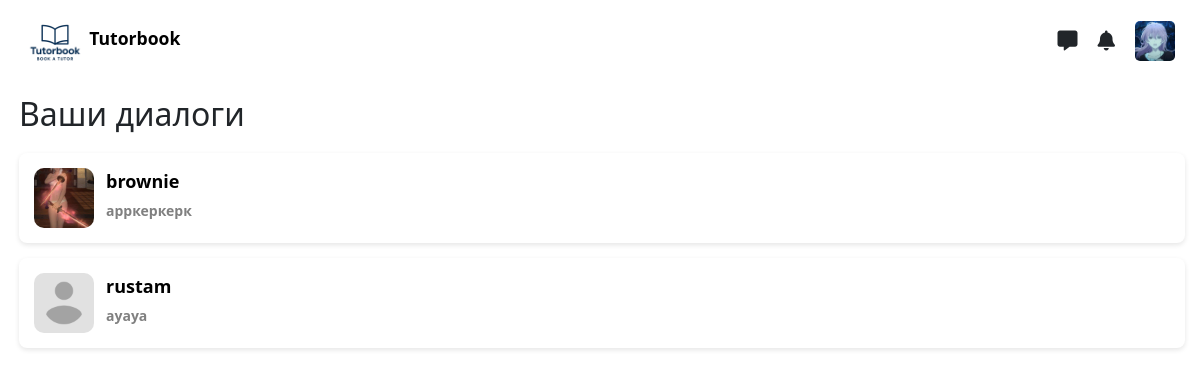
The page /chat/dialogs/ (signed in) on the database its author committed.
### student/models.py (models this page shows, shortened)
class Student(models.Model):
    user = models.OneToOneField(settings.AUTH_USER_MODEL, on_delete=models.CASCADE)
    avatar = models.ImageField(upload_to='static/images/avatars', default='static/images/avatar_threshold.png')

### chat/models.py (models this page shows)
class ChatRoom(models.Model):
    student = models.ForeignKey(Student, on_delete=models.CASCADE)
    teacher = models.ForeignKey(Teacher, on_delete=models.CASCADE)
    created_at = models.DateTimeField(auto_now_add=True)

class Message(models.Model):
    chatroom = models.ForeignKey(ChatRoom, on_delete=models.CASCADE,related_name='messages' )
    sender = models.ForeignKey(CustomUser, on_delete=models.CASCADE)
    text = models.TextField()
    timestamp = models.DateTimeField(auto_now_add=True)

### teacher/models.py (models this page shows, shortened)
class Teacher(models.Model):
    user = models.OneToOneField(settings.AUTH_USER_MODEL, on_delete=models.CASCADE)
    bio = models.TextField()
    subject = models.ManyToManyField(Subject)
    price_per_hous = models.IntegerField()
    work_experience = models.IntegerField()
    avatar = models.ImageField(upload_to='avatars', default='avatar_threshold.png')
    education = models.CharField(max_length=255, verbose_name="Образование", blank=True)
    video_intro = models.URLField(blank=True, null=True)
    languages = models.CharField(max_length=255, blank=True, verbose_name="Языки преподавания")
    rating = models.FloatField(default=0.0, null=True, blank=True)
    review_count = models.PositiveIntegerField(default=0, null=True, blank=True)
    country_of_birth = CountryField(verbose_name="Страна рождения", blank=True, null=True)

### user/models.py (models this page shows, shortened)
class CustomUser(AbstractUser):
    STUDENT = 'student'
    TEACHER = 'teacher'
    ROLE_CHOICES = [
        (STUDENT, 'Студент'),
        (TEACHER, 'Учитель'),
    ]
    role = models.CharField(max_length=10, choices=ROLE_CHOICES, default=STUDENT)
    phone_number = models.CharField(max_length=20, unique=True, null=True, blank=True)

### chat/views.py (the view)
# urls.py: path('dialogs/', views.dialog_list, name='dialogs'),
def dialog_list(request):
    if not request.user.is_authenticated:
        return redirect('teacher-login')
    student = get_object_or_404(Student, user=request.user)
    chatrooms = ChatRoom.objects.filter(student=student)
    chatrooms = chatrooms.annotate(
        last_message_time=Max('messages__timestamp')
    ).order_by('-last_message_time')
    context = {'chatrooms' : chatrooms}
    return render(request, 'chat/dialogs.html', context)

### chat/context_processors.py (called while the page is built)
def dialogs_processor(request):
    if not request.user.is_authenticated:
        return {}
    dialogs = []
    try:
        student = Student.objects.get(user=request.user)
        dialogs = ChatRoom.objects.filter(student=student).order_by('-id')
    except Student.DoesNotExist:
        try:
            teacher = Teacher.objects.get(user=request.user)
            dialogs = ChatRoom.objects.filter(teacher=teacher).order_by('-id')
        except Teacher.DoesNotExist:
            dialogs = []
    return {'navbar_dialogs': dialogs}

### student/context_processors.py (called while the page is built)
def user_profile_context(request):
    student_profile = None
    teacher_profile = None
    if request.user.is_authenticated:
        try:
            student_profile = Student.objects.get(user=request.user)
        except Student.DoesNotExist:
            pass
        try:
            teacher_profile = Teacher.objects.get(user=request.user)
        except Teacher.DoesNotExist:
            pass
    return {
        'student_profile': student_profile,
        'teacher_profile': teacher_profile,
    }

### chat/templates/chat/dialogs.html
{% extends "base.html" %}
{% load static %}
{% block content %}
<h2>Ваши диалоги</h2>
<div class="dialogs-list">
    {% for room in chatrooms %}
        <a href="{% url 'chat_room' room.id %}" class="dialog-card">
            <div class="dialog-info">
                <div class='dialog-avatar'>
                    <img src="{% static room.teacher.avatar.url %}" alt="">
                </div>
                <div class="dialog-username">
                    {{ room.teacher.user.username }}
                    {% with last_message=room.messages.last %}
                    {% if last_message %}
                        <div class="dialog-last-message">
                            {{ last_message.text|truncatechars:50 }}
                        </div>
                    {% else %}
                        <div class="dialog-last-message">
                            Нет сообщений
                        </div>
                    {% endif %}
                    {% endwith %}
                </div>
            </div>
        </a>
    {% empty %}
        <p>У вас пока нет диалогов.</p>
    {% endfor %}
</div>
<link rel="stylesheet" href="{% static 'style/сhat/dialogs.css' %}">
{% endblock content %}

### templates/base.html (shortened to what this page needs)
<!DOCTYPE html>
{% load static %}
<html lang="en">
<head>
    <link rel="stylesheet" href="{% static 'style/base.css' %}">
    <link rel="stylesheet" href="https://cdn.jsdelivr.net/npm/nouislider@15.7.0/dist/nouislider.min.css">
    <link href="https://cdn.jsdelivr.net/npm/bootstrap@5.0.2/dist/css/bootstrap.min.css" rel="stylesheet">
    <link rel="stylesheet" href="https://cdnjs.cloudflare.com/ajax/libs/font-awesome/6.5.0/css/all.min.css"/>
</head>
<body>
<div class="parent">
    <div class="header">
        <a href="{% url 'teachers-list' %}" class="logo_url">
            <img src="{% static 'images/logo/logo2.png' %}" alt="" class="logo_image">
            <span class='logo_name'>Tutorbook</span>
        </a>
        <div class='icons'>
            <i class="fa-solid fa-message" onclick='toggleMenuMess()'></i>
            <i class="fa-solid fa-bell" onclick='toggleMenuNot()'></i>
            {% if student_profile and student_profile.avatar %}
            <img src="{% static student_profile.avatar.url %}" alt="Student Avatar" class="navbar-avatar" onclick='toggleMenu()' id='avatar'>
            {% elif teacher_profile and teacher_profile.avatar %}
                <img src="{% static teacher_profile.avatar.url %}" alt="Teacher Avatar" class="navbar-avatar" onclick='toggleMenu()' id='avatar'>
            {% else %}
                <img src="{% static 'images/avatar_threshold.png' %}" alt="Default Avatar" class="navbar-avatar" onclick='toggleMenu()' id='avatar'>
            {% endif %}
        </div>
    </div>
    <div class="main">
        {% block content %}
        {% endblock content %}
    </div>
</div>
<link href="https://cdn.jsdelivr.net/npm/select2@4.1.0-rc.0/dist/css/select2.min.css" rel="stylesheet" />
</body>
</html>

### static/style/base.css (style rules this page uses)
.parent { display: grid; grid-template-columns: 250px 1fr; grid-template-rows: 80px 1fr; }
.header { display: flex; justify-content: space-between; grid-column: span 5 / span 5; grid-column-start: 1; grid-row-start: 1; padding-left: 1.25rem; align-items: center; padding-top: 0.60rem; margin: 5px; }
.header a { text-decoration: none; top: 5px; }
.logo_url { margin-bottom: 7px; }
.navbar-avatar { width: 40px; height: 40px; object-fit: cover; margin-right: 20px; margin-bottom: 8px; border-radius: 5px; }
.logo_image { max-width: 60px; }
.logo_name { font-size: 1.1rem; font-weight: 600; color: #000; }
.main { grid-column: span 4 / span 4; grid-row: span 4 / span 4; grid-row-start: 2; padding: 15px; margin-left: 4px; }
.icons { display: flex; gap: 20px; }
.icons i { font-size: 20px; margin-top: 10px; }
.dialog-card { overflow: hidden; display: flex; flex-direction: row; gap: 12px; width: 100%; padding: 10px; }
.dialog-avatar img { width: 60px; border-radius: 10px; }
.dialog-last-message { font-size: 12px; color: gray; margin-top: 3px; }
.dialog-username { font-weight: bold; font-size: 16px; }

### static/style/сhat/dialogs.css (style rules this page uses)
.dialogs-list { display: flex; flex-direction: column; gap: 15px; margin-top: 20px; }
.dialog-card { padding: 15px; background: white; border-radius: 8px; box-shadow: 0 2px 5px rgba(0,0,0,0.1); text-decoration: none; color: black; }
.dialog-info { display: flex; flex-direction: row; gap: 12px; }
.dialog-avatar img { width: 60px; border-radius: 10px; }
.dialog-username { font-weight: bold; font-size: 18px; }
.dialog-last-message { font-size: 14px; color: gray; margin-top: 5px; }

### rows shown on the page
Student: avatar (picture)
ChatRoom: teacher.avatar (picture), teacher.user.username "brownie", messages.last.text "арркеркерк"
ChatRoom: teacher.avatar (picture), teacher.user.username "rustam", messages.last.text "ауауа"
